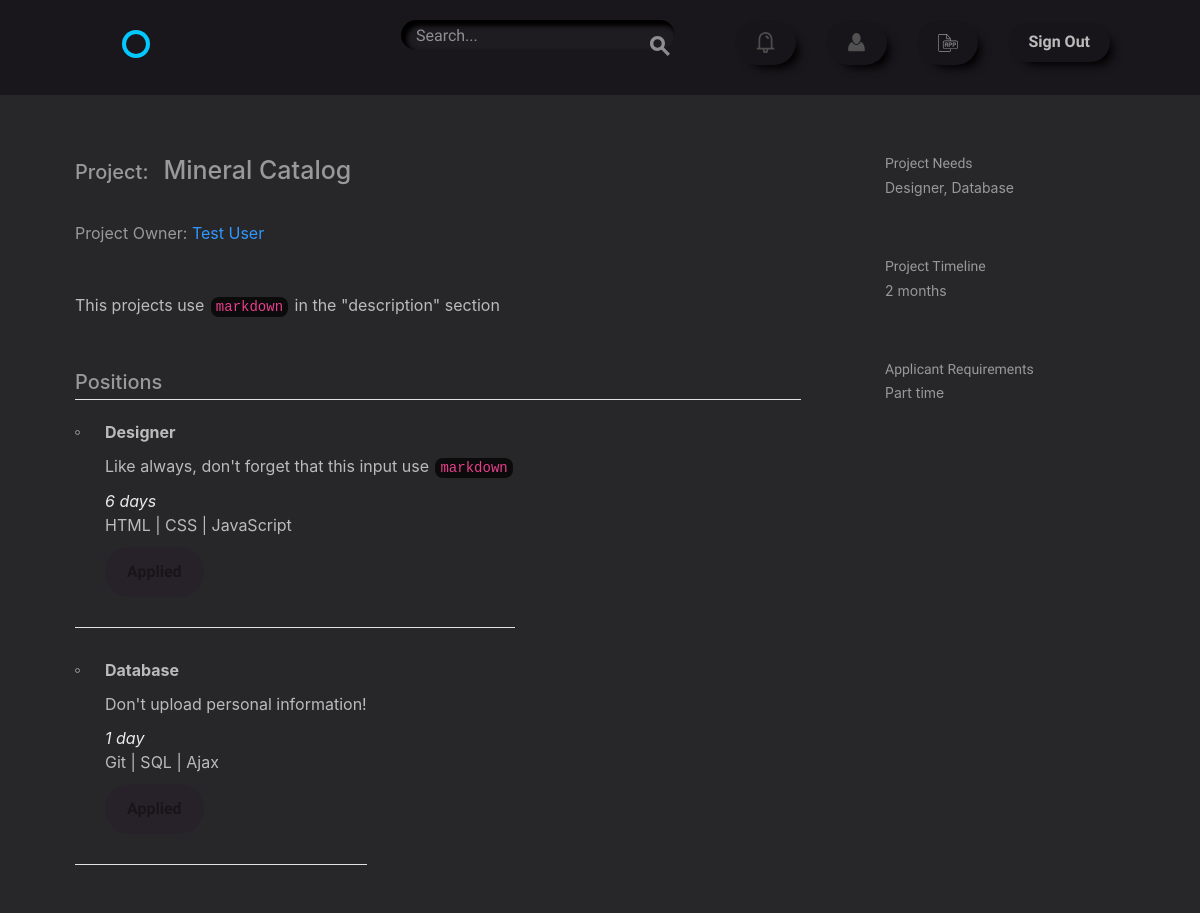
Page /project/8/ (signed in) on the committed database.
### projects/models.py (models this page shows, shortened)
class Project(models.Model):
    user = models.ForeignKey(settings.AUTH_USER_MODEL,
                             related_name='projects',
                             on_delete=models.CASCADE)
    title = models.CharField(max_length=50)
    description = models.TextField(default='')
    time_estimate = models.CharField(max_length=100)
    requirements = models.CharField(max_length=255)

class Position(models.Model):
    name = models.CharField(max_length=50)
    description = models.TextField(default='')
    project = models.ForeignKey(Project,
                                related_name='positions',
                                on_delete=models.CASCADE)
    time = models.CharField(max_length=30)
    skill = models.ManyToManyField('accounts.Skill',
                                   default='',
                                   related_name='skills')
    def __str__(self):
        return '{}'.format(self.name)

### accounts/models.py (models this page shows, shortened)
class User(AbstractBaseUser, PermissionsMixin):
    username = models.CharField(max_length=50, unique=True)
    email = models.EmailField(unique=True)
    first_name = models.CharField(max_length=50)
    last_name = models.CharField(max_length=50)
    bio = models.TextField(default='')
    avatar = models.ImageField(upload_to='./user_avatar', blank=True)
    date_joined = models.DateTimeField(default=timezone.now)
    is_active = models.BooleanField(default=False)
    is_staff = models.BooleanField(default=False)
    objects = UserManager()
    USERNAME_FIELD = "email"
    REQUIRED_FIELDS = ['username']
    @property
    def full_name(self):
        return '{} {}'.format(self.first_name, self.last_name)
    def __str__(self):
        return self.username

class Skill(models.Model):
    user = models.ForeignKey(User, default='', related_name="profile_skills", on_delete=models.CASCADE)
    name = models.CharField(max_length=50)
    def __str__(self):
        return self.name

### projects/views.py (the view)
# urls.py: url(r'project/(?P<pk>\d+)/$', views.ProjectDetailView.as_view(), name='detail'),
class ProjectDetailView(PrM, DetailView):
    model = models.Project
    context_object_name = "project"
    template_name = "projects/project.html"
    prefetch_related = ['positions', 'user', 'positions__apply']
    def get_context_data(self, **kwargs):
        user = self.request.user
        context = super(ProjectDetailView, self).get_context_data(**kwargs)
        positions = models.Position.objects.all()
        context['positions'] = positions.filter(
            project=context['project']).exclude(apply__status=True)
        if str(user) != "AnonymousUser":
            context['applied'] = positions.filter(
                project=context['project'],
                apply__applicant=user)
        else:
            context['applied'] = positions.filter(
                project=context['project']
            )
        return context

### projects/templatetags/extra_tags.py (called while the page is built)
@register.filter('mark_down')
def mark_down(text):
    html_body = markdown2.markdown(text)
    return mark_safe(html_body)

### projects/templates/projects/project.html (shortened to what this page needs)
{% extends "layout.html" %}
{% load static from staticfiles %}
{% load extra_tags %}
{% block content %}
<div class="bounds circle--page circle--article">
    <div class="grid-70">
        <div class="circle--article--header">
            <div class="d-flex justify-content-start">
                <h2 class="circle--article--title pt-2">Project: </h2>
                <h1 class="circle--article--title mx-4 pb-5"> {{ project.title }}</h1>
            </div>
            <p class="circle--article--byline">
                Project Owner: <a class="my-color" href="{% url 'accounts:profile' project.user.id %}">
                {{ project.user.full_name }}</a>
            </p>
        </div>
        <div class="circle--article--body">
            <p>{{ project.description|mark_down }}</p>
        </div>
        <div class="circle--project--positions">
        <h2>Positions</h2>
        <ul class="circle--group--list">
            {% with request.user as self_user %}
            {% for position in positions %}
            <div class="d-flex justify-content-between">
                <li>
                    <p><strong>{{ position.name }}</strong></p>
                    <p>{{ position.description|mark_down }}</p>
                    <i>{{ position.time }}</i>
                    <p>{{ position.skill.all|join:" | " }}</p>
                    {% if position.project.user != self_user %}
                        <div>
                            {% if position not in applied %}
                                <a class="button nav_button" href="{% url 'projects:apply' position.project.id position.id %}">Apply</a>
                            {% else %}
                                <button disabled class="button button-inactive">Applied</button>
                            {% endif %}
                        </div>
                    {% endif %}
                </li>
            </div>
            {% endfor %}
            {% endwith %}
        </ul>
        </div>
    </div>
    <div class="grid-25 grid-push-5">
        <div class="circle--secondary--module">
            <h3>Project Needs</h3>
            <p>{{ positions.all|join:", " }}</p>
        </div>
        <div class="circle--secondary--module">
            <h3>Project Timeline</h3>
            <p>{{ project.time_estimate }}</p>
        </div>
        <div class="circle--secondary--module">
            <h3>Applicant Requirements</h3>
            <p>{{ project.requirements|safe }}</p>
        </div>
    </div>
  </div>
{% endblock %}

### assets/css/style.css (style rules this page uses)
.body { color: #eaeaea; background-color: #272629; }
h1, h2, h3, h4, h5 { color: #999! important; }
p { color: #bbb; }
.button, .nav_button { border-radius: 50px! important; box-shadow: 8px 8px 10px -5px black! important; background-color: #18151A! important; color: #bbb! important; padding: 17px 22px 17px 22px; transition: color 400ms ease-in-out, background-color 400ms ease-in-out, box-shadow 400ms ease-in-out; }
.button-inactive { background-color: #272229! important; box-shadow: 0 0 0 0 transparent! important; color: #18151A! important; }
.my-color { color:#3098FF !important; }
code { background-color: #0b0b0b; border: 0px solid #3098FF; color: #C000FF; }
li, li::before, li::after { list-style: none! important; }

### rows in the picture
Project: title "Mineral Catalog", user.full_name "Test User", description|mark_down "This projects use markdown in the \"description\" section", time_estimate "2 months", requirements "Part time"
Position: name "Designer", description|mark_down "Like always, don't forget that this input use markdown", time "6 days", skill.all "HTML | CSS | JavaScript", all "Designer, Database"
Position: name "Database", description|mark_down "Don't upload personal information!", time "1 day", skill.all "Git | SQL | Ajax"
